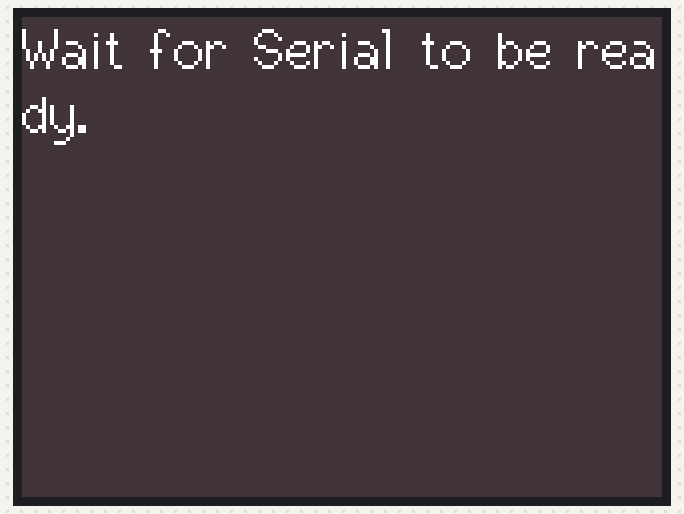
A sketch run on a simulated Seeed Wio Terminal. Parts: 320×240 colour display. Random numbers use the default seed unless the sketch sets one; what the sketch prints to the serial monitor is not drawn.

Above: at 0.3 s.
At 1.4 s:
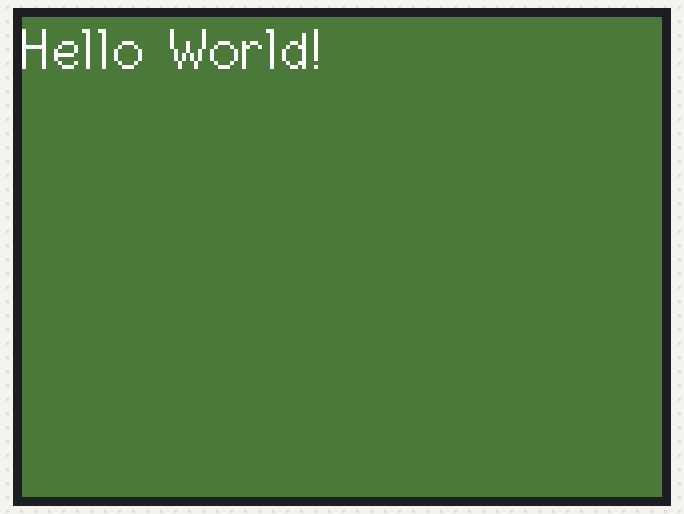
At 5.7 s:
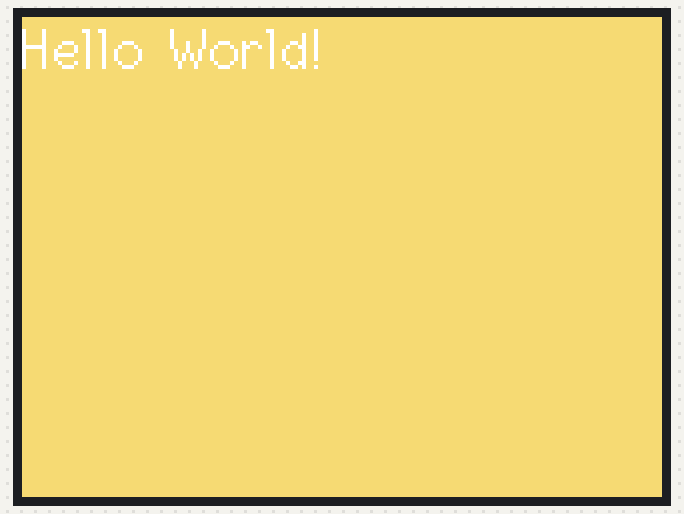
At 10.0 s:
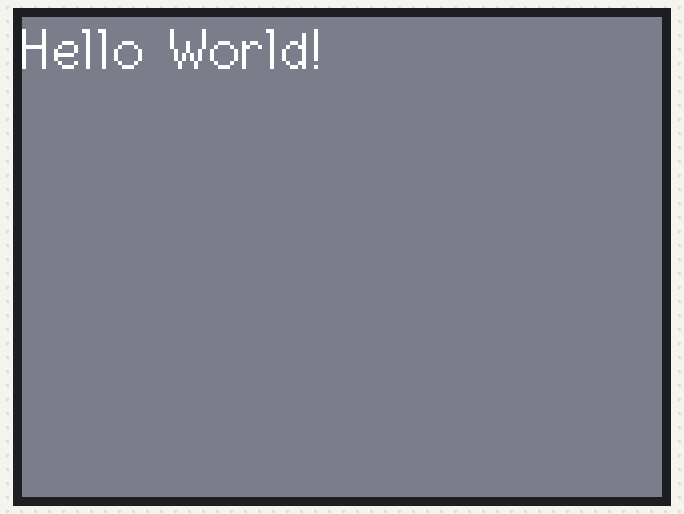
At 19.7 s:
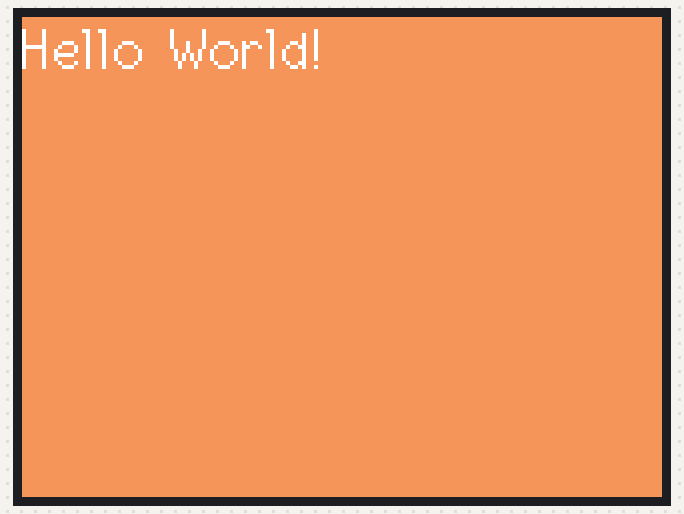
At 38.0 s:
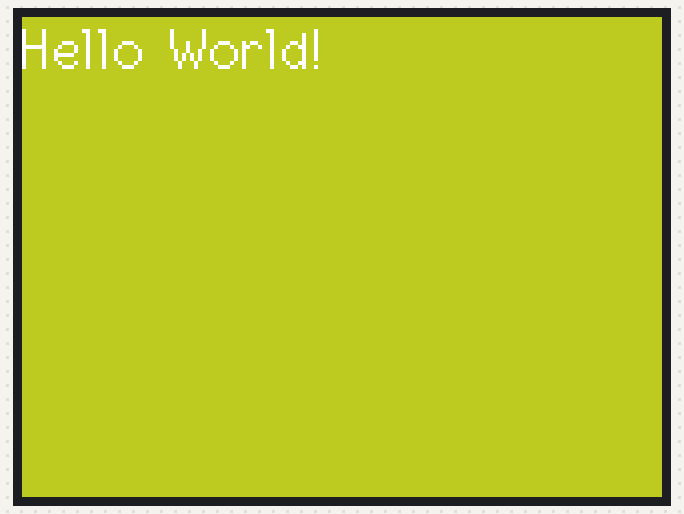

Measured:
- what the display in image 1 shows lasts 1.1 s, from 1.3 s to 2.4 s

The sketch:

sample.ino
```cpp
#include "SPI.h"

#include "TFT_eSPI.h"
TFT_eSPI tft = TFT_eSPI();


void setup(){
  tft.init();
  tft.setRotation(3);

  tft.fillScreen(random(0xFFFF));
  tft.setCursor(0, 0, 2);
  tft.setTextColor(TFT_WHITE,TFT_BLACK);
  tft.setTextSize(2);
  tft.println("Wait for Serial to be ready.");


  Serial.begin(115200);
  while(!Serial); // Wait for Serial to be ready
  delay(1000);


}

void loop(){
  Serial.println("Hello World");
  tft.fillScreen(random(0xFFFF));
  tft.setCursor(0, 0, 2);
  tft.setTextColor(TFT_WHITE,TFT_BLACK);
  tft.setTextSize(2);
  tft.println("Hello World!");

  delay(1000);
}
```
